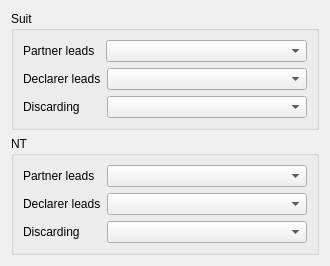
   <widget class="QWidget" name="playSignalPage">
    <attribute name="title">
     <string>Signals</string>
    </attribute>
    <layout class="QVBoxLayout" name="verticalLayout_42">
     <item>
      <widget class="QGroupBox" name="groupBox_45">
       <property name="title">
        <string>Suit</string>
       </property>
       <layout class="QVBoxLayout" name="verticalLayout_36">
        <item>
         <layout class="QHBoxLayout" name="horizontalLayout_38">
          <item>
           <widget class="QLabel" name="label_8">
            <property name="text">
             <string>Partner leads</string>
            </property>
           </widget>
          </item>
          <item>
           <widget class="QComboBox" name="signalPartnerLeadSuit">
            <property name="minimumSize">
             <size>
              <width>201</width>
              <height>0</height>
             </size>
            </property>
           </widget>
          </item>
         </layout>
        </item>
        <item>
         <layout class="QHBoxLayout" name="horizontalLayout_59">
          <item>
           <widget class="QLabel" name="label_9">
            <property name="text">
             <string>Declarer leads</string>
            </property>
           </widget>
          </item>
          <item>
           <widget class="QComboBox" name="signalDeclarerLeadSuit">
            <property name="minimumSize">
             <size>
              <width>200</width>
              <height>0</height>
             </size>
            </property>
           </widget>
          </item>
         </layout>
        </item>
        <item>
         <layout class="QHBoxLayout" name="horizontalLayout_60">
          <item>
           <widget class="QLabel" name="label_10">
            <property name="text">
             <string>Discarding</string>
            </property>
           </widget>
          </item>
          <item>
           <widget class="QComboBox" name="signalDiscardingSuit">
            <property name="minimumSize">
             <size>
              <width>200</width>
              <height>0</height>
             </size>
            </property>
           </widget>
          </item>
         </layout>
        </item>
       </layout>
      </widget>
     </item>
     <item>
      <widget class="QGroupBox" name="groupBox_66">
       <property name="title">
        <string>NT</string>
       </property>
       <layout class="QVBoxLayout" name="verticalLayout_41">
        <item>
         <layout class="QHBoxLayout" name="horizontalLayout_61">
          <item>
           <widget class="QLabel" name="label_11">
            <property name="text">
             <string>Partner leads</string>
            </property>
           </widget>
          </item>
          <item>
           <widget class="QComboBox" name="signalPartnerLeadNT">
            <property name="minimumSize">
             <size>
              <width>200</width>
              <height>0</height>
             </size>
            </property>
           </widget>
          </item>
         </layout>
        </item>
        <item>
         <layout class="QHBoxLayout" name="horizontalLayout_62">
          <item>
           <widget class="QLabel" name="label_12">
            <property name="text">
             <string>Declarer leads</string>
            </property>
           </widget>
          </item>
          <item>
           <widget class="QComboBox" name="signalDeclarerLeadNT">
            <property name="minimumSize">
             <size>
              <width>200</width>
              <height>0</height>
             </size>
            </property>
           </widget>
          </item>
         </layout>
        </item>
        <item>
         <layout class="QHBoxLayout" name="horizontalLayout_63">
          <item>
           <widget class="QLabel" name="label_13">
            <property name="text">
             <string>Discarding</string>
            </property>
           </widget>
          </item>
          <item>
           <widget class="QComboBox" name="signalDiscardingNT">
            <property name="minimumSize">
             <size>
              <width>200</width>
              <height>0</height>
             </size>
            </property>
           </widget>
          </item>
         </layout>
        </item>
       </layout>
      </widget>
     </item>
    </layout>
   </widget>
